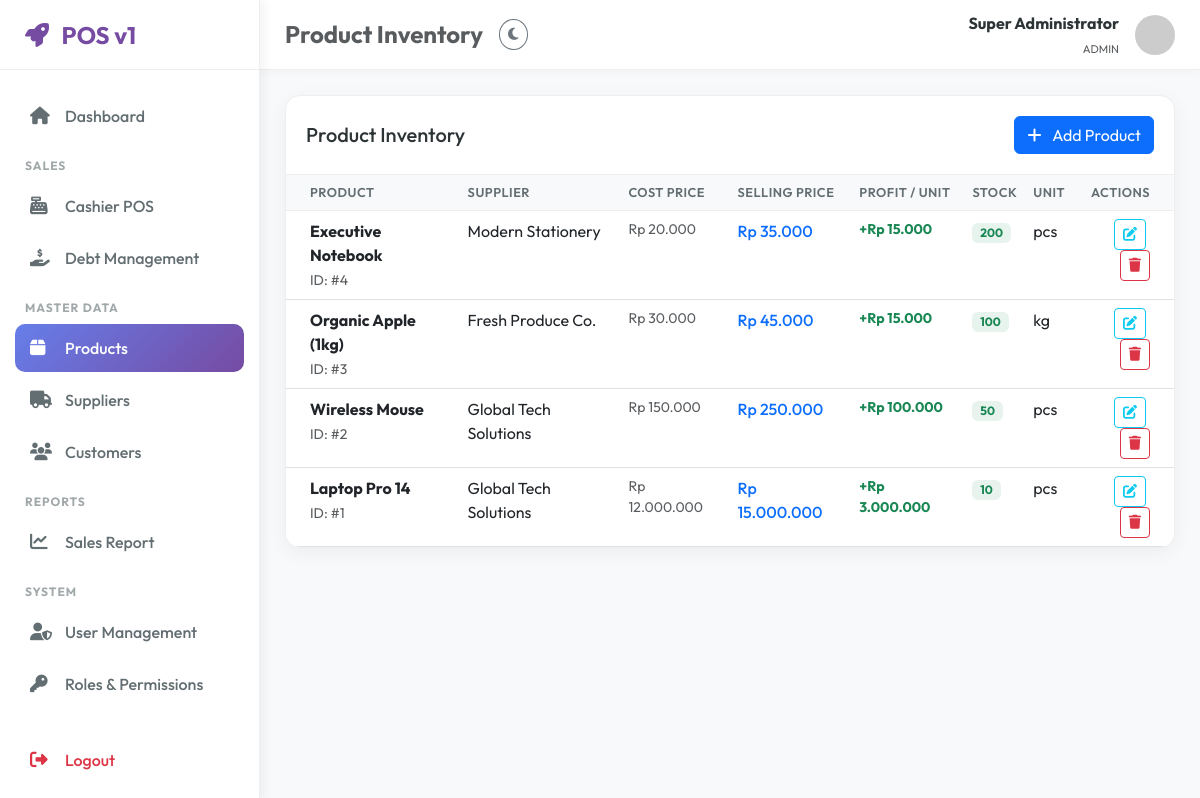
The page /products.php (signed in) on the database as committed earlier.
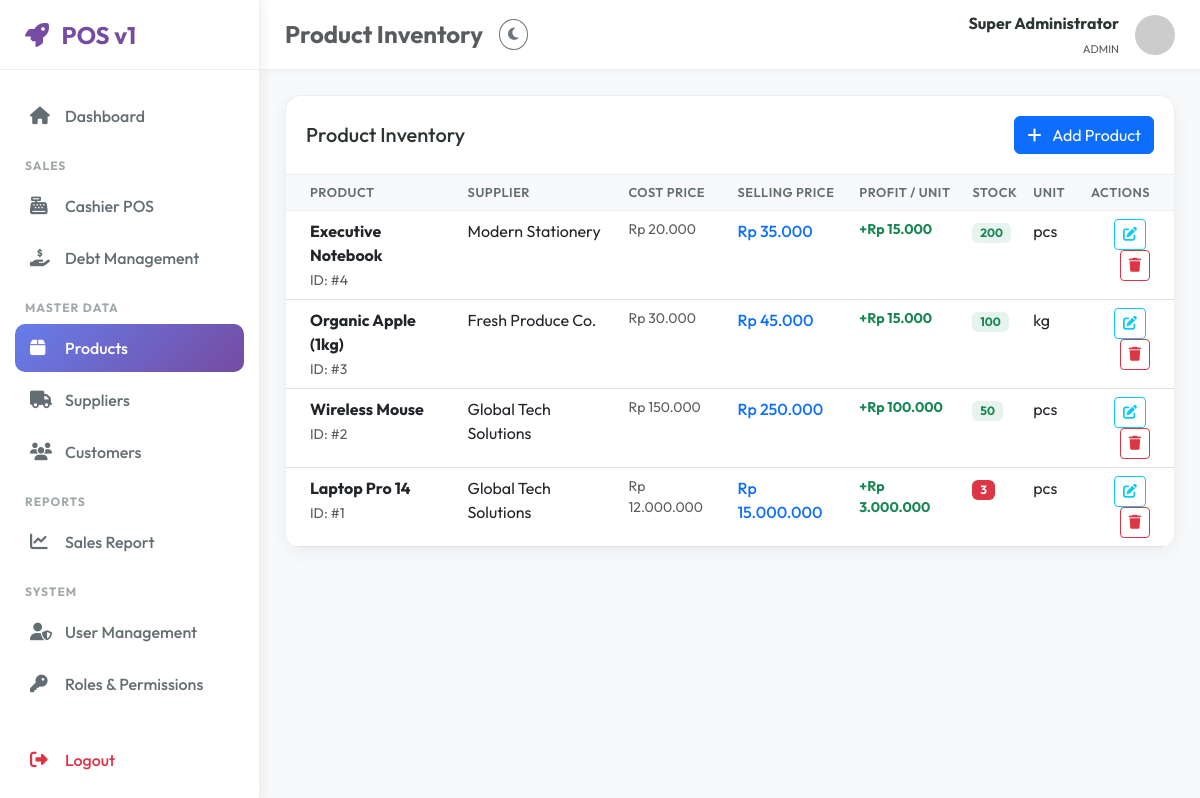
The same page on the database as committed later.
### tables this page shows
CREATE TABLE `products` (
  `id` int NOT NULL AUTO_INCREMENT,
  `supplier_id` int DEFAULT NULL,
  `name` varchar(100) NOT NULL,
  `cost_price` decimal(15,2) NOT NULL DEFAULT '0.00',
  `price` decimal(15,2) NOT NULL DEFAULT '0.00',
  `stock` int NOT NULL DEFAULT '0',
  `unit` varchar(20) DEFAULT 'pcs',
  `created_at` timestamp NULL DEFAULT CURRENT_TIMESTAMP,
  PRIMARY KEY (`id`),
  KEY `supplier_id` (`supplier_id`),
  CONSTRAINT `products_ibfk_1` FOREIGN KEY (`supplier_id`) REFERENCES `suppliers` (`id`) ON DELETE SET NULL
);

CREATE TABLE `suppliers` (
  `id` int NOT NULL AUTO_INCREMENT,
  `name` varchar(100) NOT NULL,
  `phone` varchar(20) DEFAULT NULL,
  `address` text,
  `created_at` timestamp NULL DEFAULT CURRENT_TIMESTAMP,
  PRIMARY KEY (`id`)
);

### includes/functions.php (called while the page is built, shortened)
<?php
require_once 'db.php';
function isLoggedIn() {
    return isset($_SESSION['user_id']);
}
function hasPermission($permissionName) {
    global $pdo;
    $role_names = $_SESSION['role_names'] ?? [];
    $roles = $_SESSION['roles'] ?? [];
    if (in_array('admin', $role_names)) return true;
    $role_ids = array_column($roles, 'id');
    $in = implode(',', array_fill(0, count($role_ids), '?'));
    $stmt = $pdo->prepare("
        SELECT COUNT(*)
        FROM role_permissions rp
        JOIN permissions p ON rp.permission_id = p.id
        WHERE rp.role_id IN ($in) AND p.name = ?
    ");
    $params = $role_ids;
    $params[] = $permissionName;
    $stmt->execute($params);
    return $stmt->fetchColumn() > 0;
}
function formatRupiah($amount) {
    return "Rp " . number_format($amount, 0, ',', '.');
}
?>

### products.php (the view, shortened to what this page needs)
<?php
require_once 'includes/functions.php';
$stmt = $pdo->query("
    SELECT p.*, s.name as supplier_name
    FROM products p
    LEFT JOIN suppliers s ON p.supplier_id = s.id
    ORDER BY p.id DESC
");
$products = $stmt->fetchAll();
include 'layouts/header.php';
?>
<div class="card">
    <div class="card-header d-flex justify-content-between align-items-center">
        <h5 class="mb-0">Product Inventory</h5>
        <button class="btn btn-primary" data-bs-toggle="modal" data-bs-target="#addModal">
            <i class="fas fa-plus me-2"></i> Add Product
        </button>
    </div>
    <div class="card-body p-0">
        <div class="table-responsive">
            <table class="table table-hover mb-0">
                <thead class="bg-light">
                    <tr>
                        <th class="ps-4">Product</th>
                        <th>Supplier</th>
                        <th>Cost Price</th>
                        <th>Selling Price</th>
                        <th>Profit / unit</th>
                        <th>Stock</th>
                        <th>Unit</th>
                        <th class="pe-4 text-end">Actions</th>
                    </tr>
                </thead>
                <tbody>
                    <?php if (empty($products)): ?>
                        <tr>
                            <td colspan="6" class="text-center py-4 text-muted">No products found. Add your first product!</td>
                        </tr>
                    <?php else: ?>
                        <?php foreach ($products as $p): ?>
                            <tr>
                                <td class="ps-4">
                                    <div class="fw-bold"><?php echo $p['name']; ?></div>
                                    <small class="text-muted">ID: #<?php echo $p['id']; ?></small>
                                </td>
                                <td><?php echo $p['supplier_name'] ?? '<span class="text-muted">None</span>'; ?></td>
                                <td class="text-muted small"><?php echo formatRupiah($p['cost_price']); ?></td>
                                <td class="fw-medium text-primary"><?php echo formatRupiah($p['price']); ?></td>
                                <td class="text-success small fw-bold">+<?php echo formatRupiah($p['price'] - $p['cost_price']); ?></td>
                                <td>
                                    <?php if ($p['stock'] <= 5): ?>
                                        <span class="badge bg-danger"><?php echo $p['stock']; ?></span>
                                    <?php else: ?>
                                        <span class="badge bg-success bg-opacity-10 text-success"><?php echo $p['stock']; ?></span>
                                    <?php endif; ?>
                                </td>
                                <td><?php echo $p['unit']; ?></td>
                                <td class="pe-4 text-end">
                                    <button class="btn btn-sm btn-outline-info me-1"
                                            onclick='editProduct(<?php echo json_encode($p); ?>)'>
                                        <i class="fas fa-edit"></i>
                                    </button>
                                    <form action="" method="POST" class="d-inline" onsubmit="return confirm('Are you sure?')">
                                        <button type="submit" class="btn btn-sm btn-outline-danger">
                                            <i class="fas fa-trash"></i>
                                        </button>
                                    </form>
                                </td>
                            </tr>
                        <?php endforeach; ?>
                    <?php endif; ?>
                </tbody>
            </table>
        </div>
    </div>
</div>
<?php include 'layouts/footer.php'; ?>

### layouts/header.php (shortened to what this page needs)
<?php
require_once __DIR__ . '/../includes/functions.php';
?>
<!DOCTYPE html>
<html lang="en">
<head>
    <link href="https://cdn.jsdelivr.net/npm/bootstrap@5.3.0/dist/css/bootstrap.min.css" rel="stylesheet">
    <link rel="stylesheet" href="https://cdnjs.cloudflare.com/ajax/libs/font-awesome/6.4.0/css/all.min.css">
</head>
<body>
    <nav id="sidebar">
        <div class="sidebar-header">
            <a href="index.php" class="sidebar-logo">
                <i class="fas fa-rocket me-2"></i> POS v1
            </a>
        </div>
        <div class="nav-menu">
            <div class="nav-item">
                <a href="index.php" class="nav-link <?php echo basename($_SERVER['PHP_SELF']) == 'index.php' ? 'active' : ''; ?>">
                    <i class="fas fa-home"></i> Dashboard
                </a>
            </div>
            <?php if (hasPermission('access_pos')): ?>
            <div class="nav-section">Sales</div>
            <div class="nav-item">
                <a href="pos.php" class="nav-link <?php echo basename($_SERVER['PHP_SELF']) == 'pos.php' ? 'active' : ''; ?>">
                    <i class="fas fa-cash-register"></i> Cashier POS
                </a>
            </div>
            <div class="nav-item">
                <a href="debts.php" class="nav-link <?php echo basename($_SERVER['PHP_SELF']) == 'debts.php' ? 'active' : ''; ?>">
                    <i class="fas fa-hand-holding-usd"></i> Debt Management
                </a>
            </div>
            <?php endif; ?>
            <div class="nav-section">Master Data</div>
            <?php if (hasPermission('manage_products')): ?>
            <div class="nav-item">
                <a href="products.php" class="nav-link <?php echo basename($_SERVER['PHP_SELF']) == 'products.php' ? 'active' : ''; ?>">
                    <i class="fas fa-box"></i> Products
                </a>
            </div>
            <?php endif; ?>
            <?php if (hasPermission('manage_suppliers')): ?>
            <div class="nav-item">
                <a href="suppliers.php" class="nav-link <?php echo basename($_SERVER['PHP_SELF']) == 'suppliers.php' ? 'active' : ''; ?>">
                    <i class="fas fa-truck"></i> Suppliers
                </a>
            </div>
            <?php endif; ?>
            <?php if (hasPermission('manage_customers')): ?>
            <div class="nav-item">
                <a href="customers.php" class="nav-link <?php echo basename($_SERVER['PHP_SELF']) == 'customers.php' ? 'active' : ''; ?>">
                    <i class="fas fa-users"></i> Customers
                </a>
            </div>
            <?php endif; ?>
            <?php if (hasPermission('view_reports')): ?>
            <div class="nav-section">Reports</div>
            <div class="nav-item">
                <a href="reports.php" class="nav-link <?php echo basename($_SERVER['PHP_SELF']) == 'reports.php' ? 'active' : ''; ?>">
                    <i class="fas fa-chart-line"></i> Sales Report
                </a>
            </div>
            <?php endif; ?>
            <?php if (hasPermission('manage_rbac') || hasPermission('manage_users')): ?>
            <div class="nav-section">System</div>
            <?php if (hasPermission('manage_users')): ?>
            <div class="nav-item">
                <a href="users.php" class="nav-link <?php echo basename($_SERVER['PHP_SELF']) == 'users.php' ? 'active' : ''; ?>">
                    <i class="fas fa-user-shield"></i> User Management
                </a>
            </div>
            <?php endif; ?>
            <?php if (hasPermission('manage_rbac')): ?>
            <div class="nav-item">
                <a href="rbac.php" class="nav-link <?php echo basename($_SERVER['PHP_SELF']) == 'rbac.php' ? 'active' : ''; ?>">
                    <i class="fas fa-key"></i> Roles & Permissions
                </a>
            </div>
            <?php endif; ?>
            <?php endif; ?>
            <div class="mt-4 nav-item">
                <a href="logout.php" class="nav-link text-danger">
                    <i class="fas fa-sign-out-alt"></i> Logout
                </a>
            </div>
        </div>
    </nav>
    <div id="main-content">
        <div class="topbar">
            <div class="d-flex align-items-center">
                <h4 class="mb-0 fw-bold text-muted me-3">
                    <?php
                        $page = basename($_SERVER['PHP_SELF']);
                        if($page == 'index.php') echo 'Dashboard';
                        else if($page == 'products.php') echo 'Product Inventory';
                        else if($page == 'suppliers.php') echo 'Suppliers';
                        else if($page == 'customers.php') echo 'Customers';
                        else if($page == 'pos.php') echo 'Point of Sale';
                        else echo ucfirst(str_replace('.php', '', $page));
                    ?>
                </h4>
                <button class="btn btn-sm btn-outline-secondary rounded-circle" id="themeToggle" title="Toggle Theme">
                    <i class="fas fa-moon"></i>
                </button>
            </div>
            <div class="d-flex align-items-center">
                <div class="me-3 text-end d-none d-md-block">
                    <div class="fw-bold"><?php echo $_SESSION['fullname']; ?></div>
                    <small class="text-muted text-uppercase" style="font-size: 0.7rem;">
                        <?php echo implode(', ', $_SESSION['role_names']); ?>
                    </small>
                </div>
                <img src="https://ui-avatars.com/api/?name=<?php echo urlencode($_SESSION['fullname']); ?>&background=764ba2&color=fff" class="rounded-circle" width="40" height="40">
            </div>
        </div>

### layouts/footer.php (shortened to what this page needs)
    </div>
</body>
</html>

### layouts/header.php (style rules this page uses)
:root { --primary-color: #764ba2; --secondary-color: #667eea; --sidebar-width: 260px; --topbar-height: 70px; --bg-light: #f8f9fa; --sidebar-bg: #ffffff; --card-bg: #ffffff; --text-main: #2d3436; --text-muted: #636e72; --border-color: #eeeeee; }
body { font-family: 'Outfit', sans-serif; background-color: var(--bg-light); color: var(--text-main); overflow-x: hidden; transition: all 0.3s; }
#sidebar { width: var(--sidebar-width); height: 100vh; position: fixed; left: 0; top: 0; background: var(--sidebar-bg); box-shadow: 4px 0 10px rgba(0,0,0,0.05); z-index: 1000; transition: all 0.3s; border-right: 1px solid var(--border-color); display: flex; flex-direction: column; }
.sidebar-header { height: var(--topbar-height); flex-shrink: 0; display: flex; align-items: center; padding: 0 25px; border-bottom: 1px solid var(--border-color); }
.sidebar-logo { font-size: 1.5rem; font-weight: 700; color: var(--primary-color); text-decoration: none; }
.nav-menu { padding: 20px 0; overflow-y: auto; flex: 1; }
.nav-item { padding: 2px 15px; }
.nav-link { display: flex; align-items: center; padding: 12px 15px; color: var(--text-muted); border-radius: 10px; transition: all 0.3s; font-weight: 500; text-decoration: none; }
.nav-link i { width: 25px; font-size: 1.1rem; margin-right: 10px; }
.nav-link.active { background: linear-gradient(135deg, #667eea 0%, #764ba2 100%); color: #fff; }
.nav-section { padding: 15px 25px 5px; font-size: 0.75rem; text-transform: uppercase; letter-spacing: 1px; font-weight: 700; color: var(--text-muted); opacity: 0.6; }
#main-content { margin-left: var(--sidebar-width); padding: 25px; min-height: 100vh; transition: all 0.3s; }
.topbar { height: var(--topbar-height); background: var(--sidebar-bg); margin: -25px -25px 25px -25px; padding: 0 25px; display: flex; align-items: center; justify-content: space-between; box-shadow: 0 2px 10px rgba(0,0,0,0.03); border-bottom: 1px solid var(--border-color); }
.card { background-color: var(--card-bg); border: 1px solid var(--border-color); border-radius: 15px; box-shadow: 0 5px 20px rgba(0,0,0,0.05); margin-bottom: 25px; overflow: hidden; }
.card-header { background: none; border-bottom: 1px solid var(--border-color); padding: 20px; font-weight: 600; color: var(--text-main); }
.table { color: var(--text-main); }
.table thead th { background-color: var(--bg-light); border-bottom-color: var(--border-color); color: var(--text-muted); font-weight: 600; text-transform: uppercase; font-size: 0.8rem; letter-spacing: 0.5px; }

Rows that differ between the two databases and show on the page:
changed products "Laptop Pro 14": stock "10" → "3"
